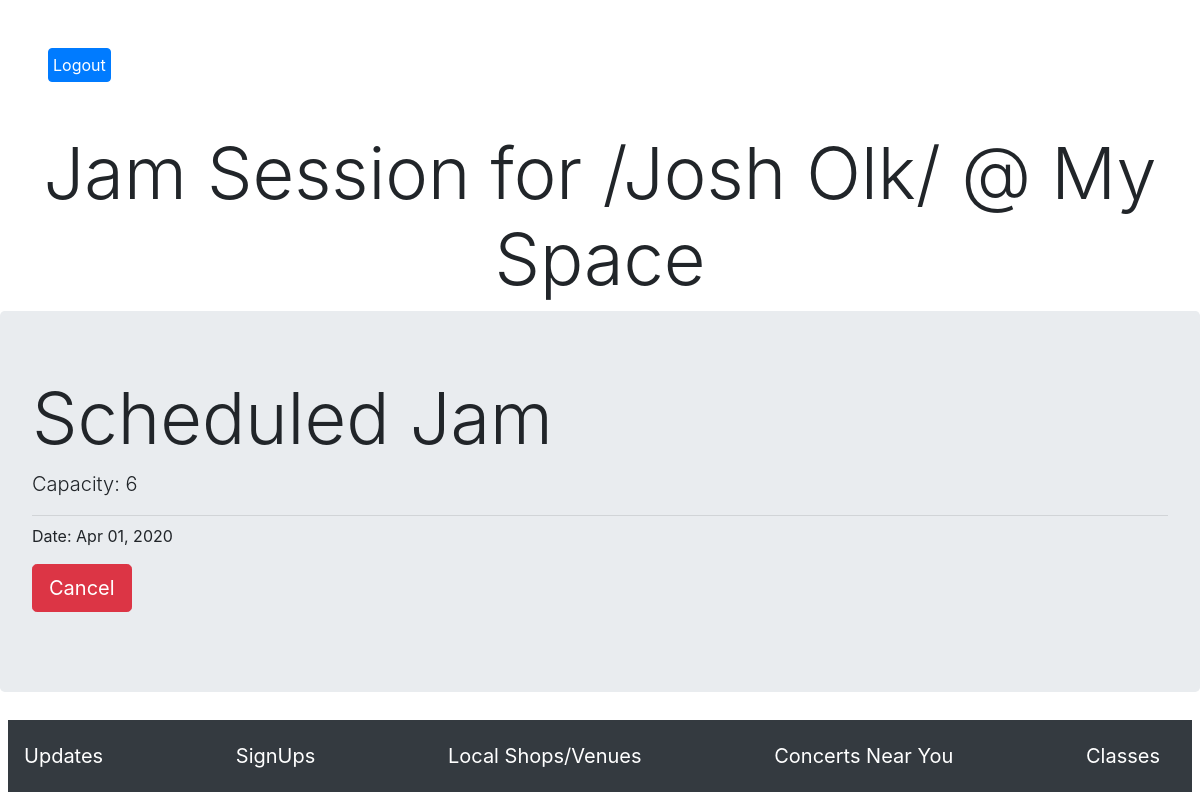
The page /validated/1 (signed in) on the database its author committed.
### models.py (models this page shows, shortened)
class User(db.Model):
    id = db.Column(db.Integer, primary_key=True)
    email = db.Column(db.String(255))
    password = db.Column(db.String(255))
    first_name = db.Column(db.String(255))
    last_name = db.Column(db.String(255))
    college = db.Column(db.String(255))
    city = db.Column(db.String(255))
    about = db.Column(db.Text)
    major = db.Column(db.String(255))
    instruments = db.relationship('Instrument', secondary=user_instruments)
    attended_sessions = db.relationship('Jam_session', secondary=attendance)
    genre_id = db.Column(db.Integer, db.ForeignKey('genre.id'))
    genre = db.relationship('Genre', foreign_keys=[genre_id], backref='users')
    proficiency = db.Column(db.String(255))
    created_at = db.Column(db.DateTime, server_default=func.now())
    updated_at = db.Column(db.DateTime, server_default=func.now(), onupdate=func.now())
    @classmethod
    def current_user(cls, id):
        user = cls.query.get(id)
        return user

class Jam_session(db.Model):
    id = db.Column(db.Integer, primary_key=True)
    name = db.Column(db.String(255))
    location = db.Column(db.String(255))
    date = db.Column(db.DateTime)
    attendance_limit = db.Column(db.Integer)
    user_id = db.Column(db.Integer, db.ForeignKey('user.id', ondelete='cascade'), nullable=False)
    host = db.relationship('User', foreign_keys=[user_id], backref='sessions')
    attendees = db.relationship('User', secondary=attendance)
    created_at = db.Column(db.DateTime, server_default=func.now())
    updated_at = db.Column(db.DateTime, server_default=func.now(), onupdate=func.now())
    @classmethod
    def current_session(cls, id):
        session = cls.query.get(id)
        return session

### controller_functions.py (the view)
def validate(id):
    user = User.current_user(session['user_id'])
    jam = Jam_session.current_session(id)
    if user == jam.host:
        jam_date = jam.date.strftime('%b %d, %Y')
        return render_template('validate.html', jam=jam, jam_date=jam_date)
    return redirect('/signups')

### templates/validate.html (shortened to what this page needs)
<!DOCTYPE html>
<html lang="en">
<head>
    <link rel="stylesheet" href="https://stackpath.bootstrapcdn.com/bootstrap/4.4.1/css/bootstrap.min.css">
</head>
<body>
    <a href="/logout" class='text-left btn btn-primary btn-circle m-5 p-1'><buttton>Logout</buttton></a>
    <h1 class="display-3 text-center"> Jam Session for /{{jam.host.first_name}} {{jam.host.last_name}}/ @ {{jam.location}}</h1>
    <div class="jumbotron">
        <h1 class="display-3">Scheduled Jam</h1>
        <p class="lead">Capacity: {{jam.attendance_limit}}</p>
        <hr class="my-2">
        <p>Date: {{jam_date}}</p>
        <p class="lead">
          <a class="btn btn-danger btn-lg" href="/cancel/{{jam.id}}" role="button">Cancel</a>
        </p>
      </div>
        <nav class="navbar fixed-bottom navbar-dark bg-dark p-3 m-2">
            <a class="navbar-brand" href="/homepage">Updates</a>
            <a class="navbar-brand" href="/signups">SignUps</a>
            <a class="navbar-brand" href="/stores">Local Shops/Venues</a>
            <a class="navbar-brand" href="/concerts">Concerts Near You</a>
            <a class="navbar-brand" href="/classes">Classes</a>
        </nav>
</body>
</html>

### rows shown on the page
User: host.first_name "Josh", host.last_name "Olk"
Jam_session: location "My Space", attendance_limit "6", date "Apr 01, 2020"
